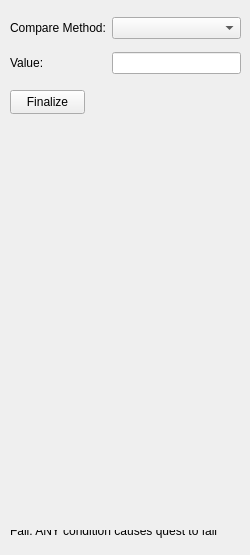
      <widget class="QWidget" name="tab_3">
       <attribute name="title">
        <string>Level</string>
       </attribute>
       <widget class="QLabel" name="label_5">
        <property name="geometry">
         <rect>
          <x>10</x>
          <y>530</y>
          <width>221</width>
          <height>16</height>
         </rect>
        </property>
        <property name="text">
         <string>Fail: ANY condition causes quest to fail
</string>
        </property>
       </widget>
       <widget class="QWidget" name="gridLayoutWidget_22">
        <property name="geometry">
         <rect>
          <x>10</x>
          <y>10</y>
          <width>231</width>
          <height>71</height>
         </rect>
        </property>
        <layout class="QGridLayout" name="gridLayout_10">
         <item row="0" column="0">
          <widget class="QLabel" name="label_40">
           <property name="text">
            <string>Compare Method:</string>
           </property>
          </widget>
         </item>
         <item row="1" column="0">
          <widget class="QLabel" name="label_46">
           <property name="text">
            <string>Value:</string>
           </property>
          </widget>
         </item>
         <item row="0" column="1">
          <widget class="QComboBox" name="box_compare_lv"/>
         </item>
         <item row="1" column="1">
          <widget class="QLineEdit" name="fld_value_lv"/>
         </item>
        </layout>
       </widget>
       <widget class="QPushButton" name="pb_finalize_lv">
        <property name="geometry">
         <rect>
          <x>10</x>
          <y>90</y>
          <width>75</width>
          <height>24</height>
         </rect>
        </property>
        <property name="text">
         <string>Finalize</string>
        </property>
       </widget>
      </widget>
